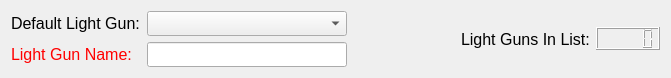
  <widget class="QWidget" name="layoutWidget">
   <property name="geometry">
    <rect>
     <x>12</x>
     <y>12</y>
     <width>671</width>
     <height>64</height>
    </rect>
   </property>
   <layout class="QHBoxLayout" name="horizontalLayout_4">
    <item>
     <layout class="QVBoxLayout" name="verticalLayout">
      <item>
       <layout class="QHBoxLayout" name="horizontalLayout">
        <item>
         <widget class="QLabel" name="label">
          <property name="sizePolicy">
           <sizepolicy hsizetype="Fixed" vsizetype="Fixed">
            <horstretch>0</horstretch>
            <verstretch>0</verstretch>
           </sizepolicy>
          </property>
          <property name="minimumSize">
           <size>
            <width>130</width>
            <height>25</height>
           </size>
          </property>
          <property name="maximumSize">
           <size>
            <width>130</width>
            <height>25</height>
           </size>
          </property>
          <property name="baseSize">
           <size>
            <width>130</width>
            <height>25</height>
           </size>
          </property>
          <property name="font">
           <font>
            <pointsize>12</pointsize>
           </font>
          </property>
          <property name="layoutDirection">
           <enum>Qt::LayoutDirection::LeftToRight</enum>
          </property>
          <property name="text">
           <string>Default Light Gun:</string>
          </property>
          <property name="alignment">
           <set>Qt::AlignmentFlag::AlignLeading|Qt::AlignmentFlag::AlignLeft|Qt::AlignmentFlag::AlignVCenter</set>
          </property>
          <property name="buddy">
           <cstring>defaultLightGunComboBox</cstring>
          </property>
         </widget>
        </item>
        <item>
         <widget class="QComboBox" name="defaultLightGunComboBox">
          <property name="sizePolicy">
           <sizepolicy hsizetype="Fixed" vsizetype="Fixed">
            <horstretch>0</horstretch>
            <verstretch>0</verstretch>
           </sizepolicy>
          </property>
          <property name="minimumSize">
           <size>
            <width>200</width>
            <height>25</height>
           </size>
          </property>
          <property name="maximumSize">
           <size>
            <width>200</width>
            <height>25</height>
           </size>
          </property>
          <property name="baseSize">
           <size>
            <width>200</width>
            <height>25</height>
           </size>
          </property>
          <property name="font">
           <font>
            <pointsize>10</pointsize>
           </font>
          </property>
          <property name="maxVisibleItems">
           <number>15</number>
          </property>
         </widget>
        </item>
       </layout>
      </item>
      <item>
       <layout class="QHBoxLayout" name="horizontalLayout_2">
        <item>
         <widget class="QLabel" name="nameLabel">
          <property name="sizePolicy">
           <sizepolicy hsizetype="Fixed" vsizetype="Fixed">
            <horstretch>0</horstretch>
            <verstretch>0</verstretch>
           </sizepolicy>
          </property>
          <property name="minimumSize">
           <size>
            <width>120</width>
            <height>25</height>
           </size>
          </property>
          <property name="maximumSize">
           <size>
            <width>120</width>
            <height>25</height>
           </size>
          </property>
          <property name="baseSize">
           <size>
            <width>120</width>
            <height>25</height>
           </size>
          </property>
          <property name="font">
           <font>
            <pointsize>12</pointsize>
           </font>
          </property>
          <property name="styleSheet">
           <string notr="true">color: red;</string>
          </property>
          <property name="text">
           <string>Light Gun Name:</string>
          </property>
          <property name="alignment">
           <set>Qt::AlignmentFlag::AlignLeading|Qt::AlignmentFlag::AlignLeft|Qt::AlignmentFlag::AlignVCenter</set>
          </property>
          <property name="buddy">
           <cstring>lightGunNameLineEdit</cstring>
          </property>
         </widget>
        </item>
        <item>
         <spacer name="horizontalSpacer">
          <property name="orientation">
           <enum>Qt::Orientation::Horizontal</enum>
          </property>
          <property name="sizeType">
           <enum>QSizePolicy::Policy::Fixed</enum>
          </property>
          <property name="sizeHint" stdset="0">
           <size>
            <width>10</width>
            <height>25</height>
           </size>
          </property>
         </spacer>
        </item>
        <item>
         <widget class="QLineEdit" name="lightGunNameLineEdit">
          <property name="sizePolicy">
           <sizepolicy hsizetype="Fixed" vsizetype="Fixed">
            <horstretch>0</horstretch>
            <verstretch>0</verstretch>
           </sizepolicy>
          </property>
          <property name="minimumSize">
           <size>
            <width>200</width>
            <height>25</height>
           </size>
          </property>
          <property name="maximumSize">
           <size>
            <width>200</width>
            <height>25</height>
           </size>
          </property>
          <property name="baseSize">
           <size>
            <width>200</width>
            <height>25</height>
           </size>
          </property>
          <property name="font">
           <font>
            <pointsize>10</pointsize>
           </font>
          </property>
          <property name="alignment">
           <set>Qt::AlignmentFlag::AlignRight|Qt::AlignmentFlag::AlignTrailing|Qt::AlignmentFlag::AlignVCenter</set>
          </property>
         </widget>
        </item>
       </layout>
      </item>
     </layout>
    </item>
    <item>
     <layout class="QHBoxLayout" name="horizontalLayout_3">
      <item>
       <spacer name="horizontalSpacer_2">
        <property name="orientation">
         <enum>Qt::Orientation::Horizontal</enum>
        </property>
        <property name="sizeHint" stdset="0">
         <size>
          <width>60</width>
          <height>20</height>
         </size>
        </property>
       </spacer>
      </item>
      <item>
       <widget class="QLabel" name="label_24">
        <property name="font">
         <font>
          <pointsize>12</pointsize>
         </font>
        </property>
        <property name="text">
         <string>Light Guns In List:</string>
        </property>
        <property name="alignment">
         <set>Qt::AlignmentFlag::AlignLeading|Qt::AlignmentFlag::AlignLeft|Qt::AlignmentFlag::AlignVCenter</set>
        </property>
       </widget>
      </item>
      <item>
       <widget class="QLCDNumber" name="lgLCDNumber">
        <property name="sizePolicy">
         <sizepolicy hsizetype="Fixed" vsizetype="Fixed">
          <horstretch>0</horstretch>
          <verstretch>0</verstretch>
         </sizepolicy>
        </property>
       </widget>
      </item>
     </layout>
    </item>
   </layout>
  </widget>
